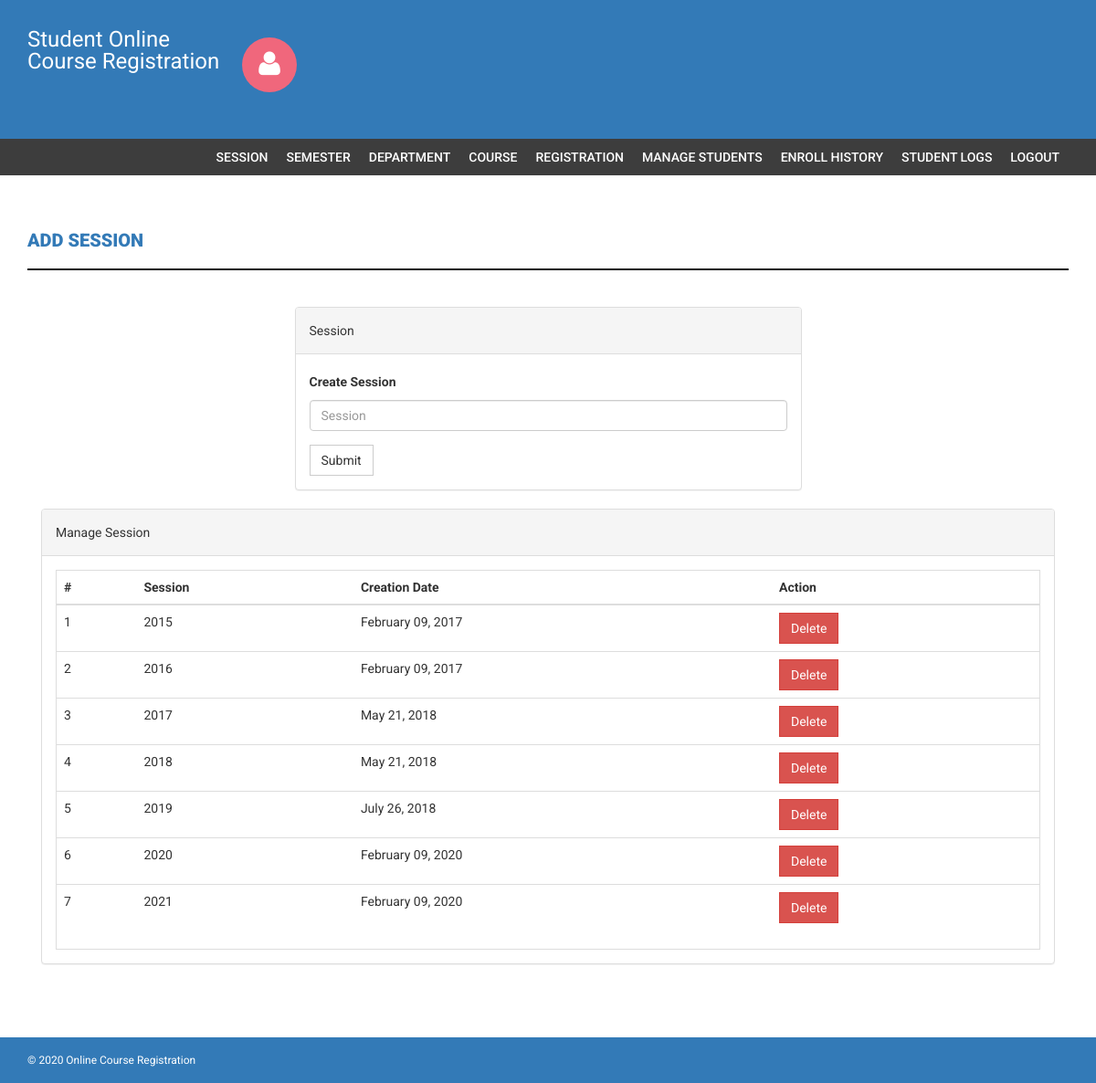
Page /admin/session.php (signed in) on the committed database.
### tables this page shows
CREATE TABLE `session` (
  `id` int(11) NOT NULL,
  `session` varchar(255) NOT NULL,
  `creationDate` timestamp NOT NULL DEFAULT CURRENT_TIMESTAMP
);

### admin/session.php (the view, shortened to what this page needs)
<?php
if(strlen($_SESSION['alogin'])==0) {
header('location:index.php');
}else{
?>
<!DOCTYPE html>
<html xmlns="http://www.w3.org/1999/xhtml">
<head>
    <link href="assets/css/bootstrap.css" rel="stylesheet" />
    <link href="assets/css/font-awesome.css" rel="stylesheet" />
    <link href="assets/css/style.css" rel="stylesheet" />
</head>
<body>
<?php include('includes/header.php');?>
<?php if($_SESSION['alogin']!="")
{
 include('includes/menubar.php');
}
 ?>
    <div class="content-wrapper">
        <div class="container">
              <div class="row">
                    <div class="col-md-12">
                        <h1 class="page-head-line">Add session  </h1>
                    </div>
                </div>
                <div class="row" >
                  <div class="col-md-3"></div>
                    <div class="col-md-6">
                        <div class="panel panel-default">
                        <div class="panel-heading">
                           Session
                        </div>
                        <div class="panel-body">
                       <form name="session" method="post">
   <div class="form-group">
    <label for="session">Create Session </label>
    <input type="text" class="form-control" id="sesssion" name="sesssion" placeholder="Session" required />
  </div>
 <button type="submit" name="submit" class="btn btn-default">Submit</button>
</form>
                            </div>
                            </div>
                    </div>
                </div>
                <div class="col-md-12">
                    <div class="panel panel-default">
                        <div class="panel-heading">
                            Manage Session
                        </div>
                        <div class="panel-body">
                            <div class="table-responsive table-bordered">
                                <table class="table">
                                    <thead>
                                        <tr>
                                            <th>#</th>
                                            <th>Session</th>
                                            <th>Creation Date</th>
                                            <th>Action</th>
                                        </tr>
                                    </thead>
                                    <tbody>
<?php
$sql = mysqli_query($con,"SELECT * FROM session");
$cnt = 1;
if (mysqli_num_rows($sql) > 0 ) {
while($row = mysqli_fetch_array($sql))
{
?>
                                        <tr>
                                            <td><?php echo $cnt;?></td>
                                            <td><?php echo htmlentities($row['session']);?></td>
                                            <td><?php echo htmlentities(date('F d, Y',strtotime($row['creationDate'])));?></td>
                                            <td>
  <a href="session.php?id=<?php echo $row['id']?>&del=delete" onClick="return confirm('Are you sure you want to delete?')">
                                            <button class="btn btn-danger">Delete</button>
</a>
                                            </td>
                                        </tr>
<?php
$cnt++;
}
}
 ?>
                                    </tbody>
                                </table>
                            </div>
                        </div>
                    </div>
                </div>
            </div>
        </div>
  <?php include('includes/footer.php');?>
</body>
</html>
<?php } ?>

### admin/assets/css/style.css (style rules this page uses)
body { font-family: 'Roboto', sans-serif; line-height: 30px; }
.content-wrapper { margin-top: 40px; min-height: 600px; padding-bottom: 60px; }
.page-head-line { font-weight: 900; padding-bottom: 20px; border-bottom: 2px solid #111; text-transform: uppercase; color: #337ab7; font-size: 20px; margin-bottom: 40px; }
.btn { border-radius: 0px; -webkit-border-radius: 0px; -moz-border-radius: 0px; }

### rows in the picture
session: session "2015", creationDate "February 09, 2017"
session: session "2016", creationDate "February 09, 2017"
session: session "2017", creationDate "May 21, 2018"
session: session "2018", creationDate "May 21, 2018"
session: session "2019", creationDate "July 26, 2018"
session: session "2020", creationDate "February 09, 2020"
session: session "2021", creationDate "February 09, 2020"
